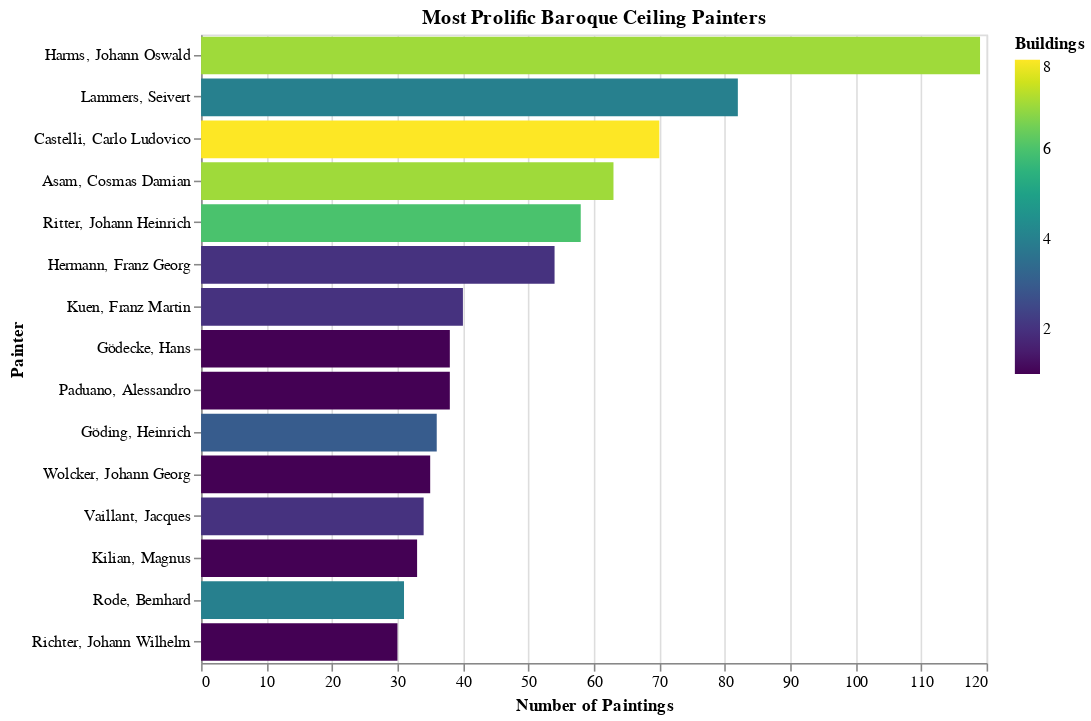

The cell this chart's notebook holds for it:
### Code cell
# =============================================================================
# CELL 11: Top Painters Analysis
# =============================================================================
# Using the painting_persons junction table for accurate individual painter counts.
# The paintings.painters column contains pipe-separated values for collaborative
# works, which would incorrectly group "A | B" as a single painter.

print("🎨 TOP PAINTERS")
print("=" * 60)

painters_df = con.execute("""
    SELECT 
        pp.person_name,
        COUNT(DISTINCT pp.nfdi_uri) as painting_count,
        COUNT(DISTINCT p.building_id) as building_count,
        MIN(p.year_start) as active_from,
        MAX(p.year_end) as active_until
    FROM painting_persons pp
    JOIN paintings p ON pp.nfdi_uri = p.nfdi_uri
    WHERE pp.role = 'PAINTER'
    GROUP BY pp.person_name
    HAVING COUNT(DISTINCT pp.nfdi_uri) >= 2
    ORDER BY painting_count DESC
    LIMIT 25
""").pl()

print(painters_df)

# Visualization
if len(painters_df) > 0:
    chart = alt.Chart(painters_df.head(15).to_pandas()).mark_bar().encode(
        x=alt.X('painting_count:Q', title='Number of Paintings'),
        y=alt.Y('person_name:N', sort='-x', title='Painter'),
        color=alt.Color('building_count:Q', 
                       scale=alt.Scale(scheme='viridis'),
                       title='Buildings'),
        tooltip=['person_name', 'painting_count', 'building_count', 'active_from', 'active_until']
    ).properties(
        title='Most Prolific Baroque Ceiling Painters',
        width=500,
        height=400
    )
    ipython_display(chart)

### Figure 1 — Vega-Lite specification as saved in the notebook (floating-point values rounded to 4 significant figures)
{"config": {"view": {"continuousWidth": 300, "continuousHeight": 300}}, "data": {"name": "data-f70ce2f35a18534e946c913216aa3da0"}, "mark": {"type": "bar"}, "encoding": {"color": {"field": "building_count", "scale": {"scheme": "viridis"}, "title": "Buildings", "type": "quantitative"}, "tooltip": [{"field": "person_name", "type": "nominal"}, {"field": "painting_count", "type": "quantitative"}, {"field": "building_count", "type": "quantitative"}, {"field": "active_from", "type": "quantitative"}, {"field": "active_until", "type": "quantitative"}], "x": {"field": "painting_count", "title": "Number of Paintings", "type": "quantitative"}, "y": {"field": "person_name", "sort": "-x", "title": "Painter", "type": "nominal"}}, "height": 400, "title": "Most Prolific Baroque Ceiling Painters", "width": 500, "$schema": "https://vega.github.io/schema/vega-lite/v6.1.0.json", "datasets": {"data-f70ce2f35a18534e946c913216aa3da0": [{"person_name": "Harms, Johann Oswald", "painting_count": 119, "building_count": 7, "active_from": 1569, "active_until": 1780}, {"person_name": "Lammers, Seivert", "painting_count": 82, "building_count": 4, "active_from": 1670, "active_until": 1750}, {"person_name": "Castelli, Carlo Ludovico", "painting_count": 70, "building_count": 8, "active_from": 1683, "active_until": 1770}, {"person_name": "Asam, Cosmas Damian", "painting_count": 63, "building_count": 7, "active_from": 1670, "active_until": 1948}, {"person_name": "Ritter, Johann Heinrich", "painting_count": 58, "building_count": 6, "active_from": 1580, "active_until": 1780}, {"person_name": "Hermann, Franz Georg", "painting_count": 54, "building_count": 2, "active_from": 1729, "active_until": 1742}, {"person_name": "Kuen, Franz Martin", "painting_count": 40, "building_count": 2, "active_from": 1751, "active_until": 1758}, {"person_name": "Gödecke, Hans", "painting_count": 38, "building_count": 1, "active_from": 1595, "active_until": 1697}, {"person_name": "Paduano, Alessandro", "painting_count": 38, "building_count": 1, "active_from": 1500, "active_until": 1748}, {"person_name": "Göding, Heinrich", "painting_count": 36, "building_count": 3, "active_from": 1559, "active_until": 1591}, {"person_name": "Wolcker, Johann Georg", "painting_count": 35, "building_count": 1, "active_from": 1739, "active_until": 1766}, {"person_name": "Vaillant, Jacques", "painting_count": 34, "building_count": 2, "active_from": 1680, "active_until": 1775}, {"person_name": "Kilian, Magnus", "painting_count": 33, "building_count": 1, "active_from": 1601, "active_until": 1720}, {"person_name": "Rode, Bernhard", "painting_count": 31, "building_count": 4, "active_from": 1720, "active_until": 1993}, {"person_name": "Richter, Johann Wilhelm", "painting_count": 30, "building_count": 1, "active_from": 1690, "active_until": 1703}]}}
